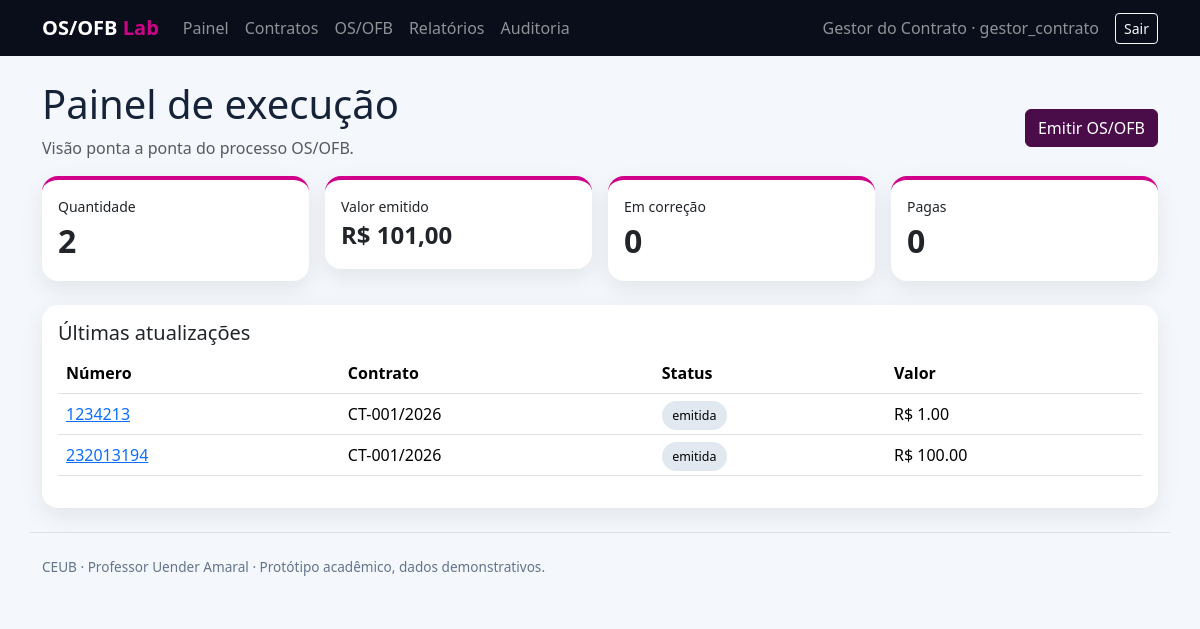
The app's page / (signed in) with its own data.
### models.py (models this page shows, shortened)
class User(UserMixin, db.Model):
    id=db.Column(db.Integer, primary_key=True); name=db.Column(db.String(120), nullable=False)
    username=db.Column(db.String(80), unique=True, nullable=False, index=True)
    email=db.Column(db.String(120), unique=True, nullable=False)
    password_hash=db.Column(db.String(255), nullable=False); role=db.Column(db.String(40), nullable=False)
    active=db.Column(db.Boolean, default=True, nullable=False); created_at=db.Column(db.DateTime(timezone=True), default=now)
    @property
    def is_active(self): return self.active

class ServiceOrder(db.Model):
    id=db.Column(db.Integer,primary_key=True); number=db.Column(db.String(50),unique=True,nullable=False,index=True)
    contract_id=db.Column(db.Integer,db.ForeignKey('contract.id'),nullable=False,index=True); contract=db.relationship('Contract',backref='orders')
    kind=db.Column(db.String(10),nullable=False,default='OS'); description=db.Column(db.Text,nullable=False)
    value=db.Column(db.Numeric(14,2),nullable=False,default=0); status=db.Column(db.String(50),nullable=False,default='emitida',index=True)
    due_date=db.Column(db.Date); created_by=db.Column(db.Integer,db.ForeignKey('user.id'),nullable=False)
    created_at=db.Column(db.DateTime(timezone=True),default=now); updated_at=db.Column(db.DateTime(timezone=True),default=now,onupdate=now)

class Contract(db.Model):
    id=db.Column(db.Integer,primary_key=True); number=db.Column(db.String(50),unique=True,nullable=False)
    supplier=db.Column(db.String(160),nullable=False); object=db.Column(db.Text,nullable=False)
    total_value=db.Column(db.Numeric(14,2),nullable=False,default=0); start_date=db.Column(db.Date,nullable=False); end_date=db.Column(db.Date,nullable=False)
    created_at=db.Column(db.DateTime(timezone=True),default=now)

### app.py (the view)
@app.route('/')
@login_required
def dashboard():
 stats={s:c for s,c in db.session.query(ServiceOrder.status,func.count(ServiceOrder.id)).group_by(ServiceOrder.status).all()}
 total=db.session.query(func.coalesce(func.sum(ServiceOrder.value),0)).scalar()
 latest=ServiceOrder.query.order_by(ServiceOrder.updated_at.desc()).limit(8).all()
 return render_template('dashboard.html',stats=stats,total=total,latest=latest)

### app.py (called while the page is built)
@login.user_loader
def load_user(i): return db.session.get(User,int(i))

@app.after_request
def headers(r):
 r.headers['X-Content-Type-Options']='nosniff'; r.headers['X-Frame-Options']='DENY'; r.headers['Referrer-Policy']='strict-origin-when-cross-origin'
 r.headers['Content-Security-Policy']="default-src 'self'; style-src 'self' 'unsafe-inline' https://cdn.jsdelivr.net; script-src 'self' https://cdn.jsdelivr.net; font-src https://cdn.jsdelivr.net; img-src 'self' data:"
 return r

### templates/dashboard.html
{% extends 'base.html' %}{% block content %}<div class="d-flex justify-content-between align-items-center"><div><h1>Painel de execução</h1><p class="text-muted">Visão ponta a ponta do processo OS/OFB.</p></div>{% if current_user.role in ['admin','gestor_contrato'] %}<a class="btn btn-primary" href="{{url_for('order_new')}}">Emitir OS/OFB</a>{% endif %}</div><div class="row g-3 mb-4"><div class="col-md-3"><div class="card kpi p-3"><small>Quantidade</small><strong class="fs-2">{{stats.values()|sum}}</strong></div></div><div class="col-md-3"><div class="card kpi p-3"><small>Valor emitido</small><strong class="fs-4">R$ {{'{:,.2f}'.format(total).replace(',','X').replace('.',',').replace('X','.')}}</strong></div></div><div class="col-md-3"><div class="card kpi p-3"><small>Em correção</small><strong class="fs-2">{{stats.get('demanda_correcao',0)}}</strong></div></div><div class="col-md-3"><div class="card kpi p-3"><small>Pagas</small><strong class="fs-2">{{stats.get('paga',0)}}</strong></div></div></div><div class="card p-3"><h2 class="h5">Últimas atualizações</h2><div class="table-responsive"><table class="table align-middle"><thead><tr><th>Número</th><th>Contrato</th><th>Status</th><th>Valor</th></tr></thead><tbody>{% for o in latest %}<tr><td><a href="{{url_for('order_detail',id=o.id)}}">{{o.number}}</a></td><td>{{o.contract.number}}</td><td><span class="status">{{o.status|replace('_',' ')}}</span></td><td>R$ {{'%.2f'|format(o.value)}}</td></tr>{% else %}<tr><td colspan="4">Nenhuma OS/OFB cadastrada.</td></tr>{% endfor %}</tbody></table></div></div>{% endblock %}

### templates/base.html (shortened to what this page needs)
<!doctype html><html lang="pt-BR"><head><link href="https://cdn.jsdelivr.net/npm/bootstrap@5.3.3/dist/css/bootstrap.min.css" rel="stylesheet"><link rel="stylesheet" href="{{ url_for('static',filename='style.css') }}"></head><body>{% if current_user.is_authenticated %}<nav class="navbar navbar-expand-lg navbar-dark"><div class="container"><a class="navbar-brand fw-bold" href="{{url_for('dashboard')}}">OS/OFB <span class="brand-accent">Lab</span></a><div id="nav" class="collapse navbar-collapse"><div class="navbar-nav me-auto"><a class="nav-link" href="{{url_for('dashboard')}}">Painel</a><a class="nav-link" href="{{url_for('contracts')}}">Contratos</a><a class="nav-link" href="{{url_for('orders')}}">OS/OFB</a><a class="nav-link" href="{{url_for('reports')}}">Relatórios</a>{% if current_user.role in ['admin','gestor_contrato'] %}<a class="nav-link" href="{{url_for('audit_view')}}">Auditoria</a>{% endif %}</div><span class="navbar-text me-3">{{current_user.name}} · {{current_user.role}}</span><form method="post" action="{{url_for('logout')}}"><button class="btn btn-outline-light btn-sm">Sair</button></form></div></div></nav>{% endif %}<main id="conteudo" class="container py-4">{% block content %}{% endblock %}</main><footer class="container py-4 footer border-top">CEUB · Professor Uender Amaral · Protótipo acadêmico, dados demonstrativos.</footer></body></html>

### static/style.css (style rules this page uses)
body { background:#f4f7fb;color:#152238 }
.navbar { background:#0a0e1a!important }
.brand-accent { color:#D0008A }
.card { border:0;border-radius:16px;box-shadow:0 8px 24px rgba(10,14,26,.08) }
.kpi { border-top:4px solid #D0008A }
.status { font-size:.78rem;padding:.35rem .65rem;border-radius:999px;background:#e2e8f0 }
.footer { color:#64748b;font-size:.85rem }
.btn-primary { background:#4A0D4A;border-color:#4A0D4A }
.table thead { background:#0a0e1a;color:white }

### records on screen
User: name "Gestor do Contrato", role "gestor_contrato"
ServiceOrder: number "1234213", contract.number "CT-001/2026", status "emitida", value "1.00"
ServiceOrder: number "232013194", contract.number "CT-001/2026", status "emitida", value "100.00"

### other values on screen
{{ stats.values()|sum }} "2"
{{ stats.get('demanda_correcao',0) }} "0"
{{ stats.get('paga',0) }} "0"
